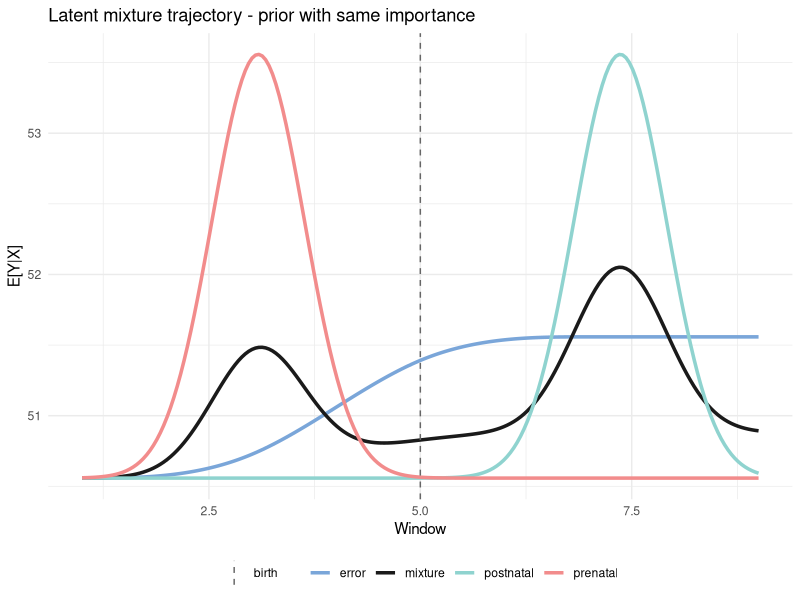

Here is the R script that generated this plot:
library('gtools')
library('splines')
library('ggplot2')
library('tidyr')
library('dplyr')

# This script explores the construction of the linear predictor η in a Negative Binomial (NB) model.
# All model components are developed and interpreted on the link scale.

#set.seed(123)
x <- seq(1, 9, length.out = 200) # the windows, since they are between 1 and 9
spline <- TRUE # the 'error growth' will be a spline if arg == TRUE

# Setting a dynamic term to simulate the 3 models I would like to compare
# This term acts on the alpha vector of the Dirichlet distribution
importance <- c('same') # choose between 'same', 'prenatal', 'postnatal'
importance <- match.arg( # Troubleshooting
  importance,
  choices = c("same", "prenatal", "postnatal")
)

# Mixture components ------------------------------------------------------

# Pre e Post natal components different peaks: 
# Pre_peak could reasonably be around the 16PWC (knowledge from previous papers)
# Post_peak could be everywhere after birth, I couldn't find any useful indication in the literature
peak_prenatal <- rnorm(n = 1, mean = 3, sd = 0.2) # 3 is the value of the window for the 16PWC, it is generated from a hiherarchical prior
peak_postnatal <- rnorm(n = 1, mean = 6.5, sd = 0.6) # 6.5 is a random postnatal expression, since it seems there's no key peak-timing for postnatal component, thus its sd might be larger than the prenatal_sd

# Only pay attention on the sd: if it get's too large the hyperprior is noninformative and could give convergence issues

# Three components: an 'error' component, and hit-one and hit-two components
# The reasoning is an implementation of the two-hits hypothesis on SCZ with a source of 'error' in the biological theory (the linear/spline component)
# Thus, the f_error assumes that some genes do not strictly follow the two-hits logic
if(spline){
  f_error <- ns(x, df = 4) %*% c(1,1,1,1) # + 50 # spline growth, I used the spline to interpret it as an error
} else{
  f_error <- 0.2 * x # + 50 # linear growth for semplicity
}
f_prenatal <- 3 * exp(-((x - peak_prenatal)^2) / 0.6) #+ 50 # prenatal peak centered on the 16PWC
f_postnatal <- 3 * exp(-((x - peak_postnatal)^2) / 0.6)# + 50 # postnatal peak with hiher varaibility then the corresponding prenatal parameter
# il + 50 deriva dal fatto che l'espressione media nei precedenti modelli è ~50 indipendentemente dalla normalizzazione, centro la prior lì
# L'ho tolta perchè viene catturata dall'intercetta, a cui posso mettere una prior informativa su 50 se voglio
intercept <- rnorm(1, mean = 50, sd = 0.5) # Informative prior on the general intercept of the model

# Weights for the components -----------------------------------------------

# Weights from a Dirichlet distribution (aka multinomial model)
# This function determines the importance of each component and their variability 
if(importance == 'same'){
  alpha_unif <- c(50, 50, 50) # same weight each component, I put 50 to have less volatile weights
  w_singolo <- rdirichlet(n = 1, alpha = alpha_unif)
} else if (importance == 'prenatal'){
  alpha_prenatal_priority <- c(10,50,10) # more weight to the prenatal component
  w_singolo <- rdirichlet(n = 1, alpha = alpha_prenatal_priority)
} else if (importance == 'postnatal'){
  alpha_postnatal_priority <- c(10,10,50) # more weight to the postnatal component
  w_singolo <- rdirichlet(n = 1, alpha = alpha_postnatal_priority)
}

# eta building & plots ----------------------------------------------------

# Creating the eta for the NB
eta <- intercept + 
  w_singolo[1]*f_error +
  w_singolo[2]*f_prenatal +
  w_singolo[3]*f_postnatal

# plotting components and final trajectory in the eta space
df_plot <- data.frame( # Putting all into one df
  x = x,
  mixture = eta,
  growth = f_error + intercept,
  prenatal = f_prenatal + intercept,
  postnatal = f_postnatal + intercept
)

df_long <- df_plot %>% # df into long format
  pivot_longer(cols = -x,
               names_to = "component",
               values_to = "value")

ggplot(df_long, aes(x = x, y = value)) +
  geom_line(aes(color = component), linewidth = 1.2) +
  geom_vline(aes(xintercept = 5, linetype = "birth"),
             color = "grey40") +
  scale_color_manual(
    values = c(
      mixture = "#1A1A1A",   # quasi nero ma più soft
      growth = "#7AA6D9",    # blu soft (classico scientifico)
      prenatal = "#F28C8C",  # rosso desaturato
      postnatal = "#8FD3CF"  # teal soft (più moderno del verde puro)
    ),
  labels = c(
      mixture = "mixture",
      growth = "error",
      prenatal = "prenatal",
      postnatal = "postnatal"
   ))+
  scale_linetype_manual(
    values = c(birth = "dashed"),
    labels = c(birth = "birth")
  ) +
  labs(
    title = paste0("Latent mixture trajectory - prior with ", importance, " importance"),
    x = "Window",
    y = "E[Y|X]",
    color = NULL,
    linetype = NULL
  ) +
  theme_minimal() +
  theme(
    legend.position = "bottom"
  )
